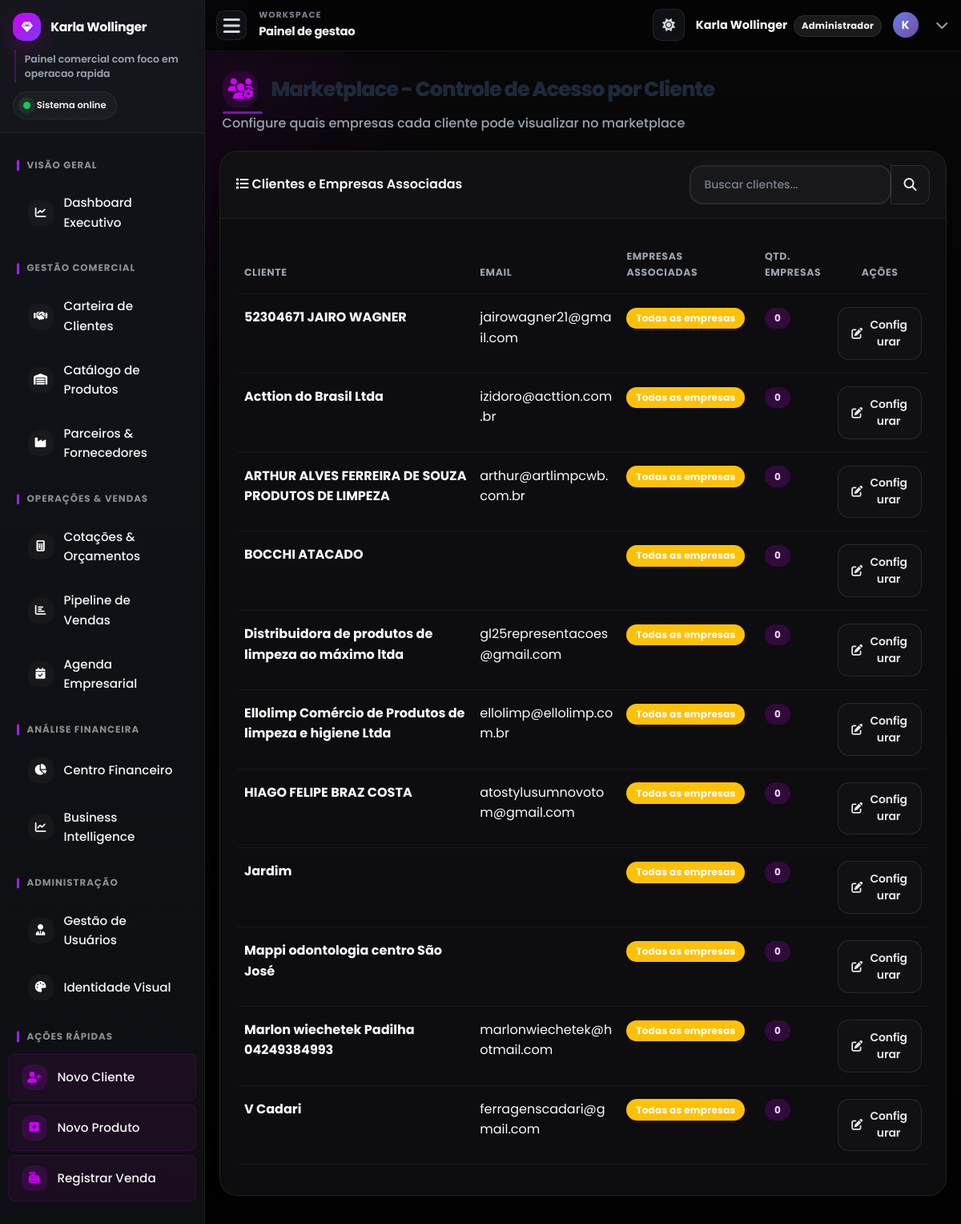
Page /marketplace_cliente_empresas.php (signed in) on the committed database.
### tables this page shows
CREATE TABLE `clientes` (
  `id` int(11) NOT NULL,
  `nome` varchar(255) NOT NULL,
  `nome_fantasia` varchar(255) DEFAULT NULL,
  `tipo_pessoa` enum('fisica','juridica') NOT NULL,
  `cpf_cnpj` varchar(22) DEFAULT NULL,
  `inscricao_estadual` varchar(20) DEFAULT NULL,
  `email` varchar(100) DEFAULT NULL,
  `telefone` varchar(20) DEFAULT NULL,
  `endereco` varchar(255) DEFAULT NULL,
  `numero` varchar(20) DEFAULT NULL,
  `ponto_referencia` varchar(255) DEFAULT NULL,
  `cidade` varchar(100) DEFAULT NULL,
  `estado` varchar(2) DEFAULT NULL,
  `cep` varchar(10) DEFAULT NULL,
  `data_cadastro` datetime DEFAULT current_timestamp()
);

### marketplace_cliente_empresas.php (the view, shortened to what this page needs)
<?php
require_once 'includes/db_connect.php';
$sql_clientes = "SELECT c.id, c.nome, c.email,
                        COUNT(mce.empresa_id) as empresas_associadas,
                        GROUP_CONCAT(e.nome_empresa SEPARATOR ', ') as nomes_empresas
                 FROM clientes c
                 LEFT JOIN marketplace_cliente_empresas mce ON c.id = mce.cliente_id AND mce.ativo = 1
                 LEFT JOIN empresas_representadas e ON mce.empresa_id = e.id
                 GROUP BY c.id, c.nome, c.email
                 ORDER BY c.nome ASC";
$result_clientes = $conn->query($sql_clientes);
include_once 'includes/header.php';
?>
<div class="page-header fade-in-up">
    <h1 class="page-title">
        <i class="fas fa-users-cog"></i>
        Marketplace - Controle de Acesso por Cliente
    </h1>
    <p class="page-subtitle">
        Configure quais empresas cada cliente pode visualizar no marketplace
    </p>
</div>
<div class="modern-card fade-in-up">
    <div class="card-header-modern d-flex justify-content-between align-items-center flex-wrap gap-3">
        <div class="d-flex align-items-center">
            <span><i class="fas fa-list"></i> Clientes e Empresas Associadas</span>
        </div>
        <div class="d-flex gap-2 flex-grow-1 flex-md-grow-0">
            <div class="input-group" style="max-width: 300px;">
                <input type="text" class="form-control" placeholder="Buscar clientes..." id="searchInput">
                <button class="btn btn-outline-primary" type="button">
                    <i class="fas fa-search"></i>
                </button>
            </div>
        </div>
    </div>
    <div class="card-body-modern">
        <div class="table-responsive">
            <table class="table table-hover" id="clientesEmpresasTable">
                <thead>
                    <tr>
                        <th>Cliente</th>
                        <th>Email</th>
                        <th>Empresas Associadas</th>
                        <th>Qtd. Empresas</th>
                        <th class="text-center">Ações</th>
                    </tr>
                </thead>
                <tbody>
                    <?php if ($result_clientes && $result_clientes->num_rows > 0): ?>
                        <?php while ($cliente = $result_clientes->fetch_assoc()): ?>
                            <tr>
                                <td>
                                    <strong><?php echo htmlspecialchars($cliente['nome']); ?></strong>
                                </td>
                                <td><?php echo htmlspecialchars($cliente['email']); ?></td>
                                <td>
                                    <?php if ($cliente['empresas_associadas'] > 0): ?>
                                        <small class="text-muted">
                                            <?php echo htmlspecialchars($cliente['nomes_empresas']); ?>
                                        </small>
                                    <?php else: ?>
                                        <span class="badge bg-warning">Todas as empresas</span>
                                    <?php endif; ?>
                                </td>
                                <td>
                                    <span class="badge bg-primary">
                                        <?php echo $cliente['empresas_associadas']; ?>
                                    </span>
                                </td>
                                <td class="text-center">
                                    <button type="button" class="btn btn-sm btn-outline-primary"
                                            data-bs-toggle="modal"
                                            data-bs-target="#empresasModal"
                                            data-cliente-id="<?php echo $cliente['id']; ?>"
                                            data-cliente-nome="<?php echo htmlspecialchars($cliente['nome']); ?>">
                                        <i class="fas fa-edit"></i> Configurar
                                    </button>
                                </td>
                            </tr>
                        <?php endwhile; ?>
                    <?php else: ?>
                        <tr>
                            <td colspan="5" class="text-center">Nenhum cliente encontrado.</td>
                        </tr>
                    <?php endif; ?>
                </tbody>
            </table>
        </div>
    </div>
</div>
<?php
include_once 'includes/footer.php';
?>

### rows in the picture
clientes: nome "52304671 JAIRO WAGNER", email "jairowagner21@gmail.com", empresas_associadas "0"
clientes: nome "Acttion do Brasil Ltda", email "izidoro@acttion.com.br", empresas_associadas "0"
clientes: nome "ARTHUR ALVES FERREIRA DE SOUZA PRODUTOS DE LIMPEZA", email "arthur@artlimpcwb.com.br", empresas_associadas "0"
clientes: nome "BOCCHI ATACADO", empresas_associadas "0"
clientes: nome "Distribuidora de produtos de limpeza ao máximo ltda", email "gl25representacoes@gmail.com", empresas_associadas "0"
clientes: nome "Ellolimp Comércio de Produtos de limpeza e higiene Ltda", email "ellolimp@ellolimp.com.br", empresas_associadas "0"
clientes: nome "HIAGO FELIPE BRAZ COSTA", email "atostylusumnovotom@gmail.com", empresas_associadas "0"
clientes: nome "Jardim", empresas_associadas "0"
clientes: nome "Mappi odontologia centro São José", empresas_associadas "0"
clientes: nome "Marlon wiechetek Padilha 04249384993", email "marlonwiechetek@hotmail.com", empresas_associadas "0"
clientes: nome "V Cadari", email "ferragenscadari@gmail.com", empresas_associadas "0"

### other values in the picture
$current_page_title "Painel de gestao"
$_SESSION["nome"] "Karla Wollinger"
$user_role_label "Administrador"
substr($_SESSION["nome"] ?? 'U', 0, 1) "K"
